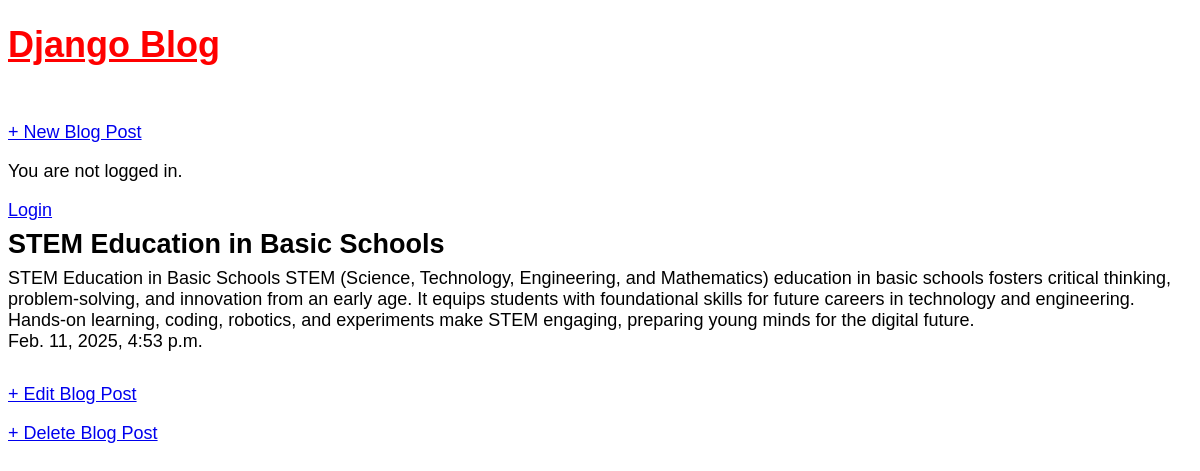
The app's page /post/3/, older data.
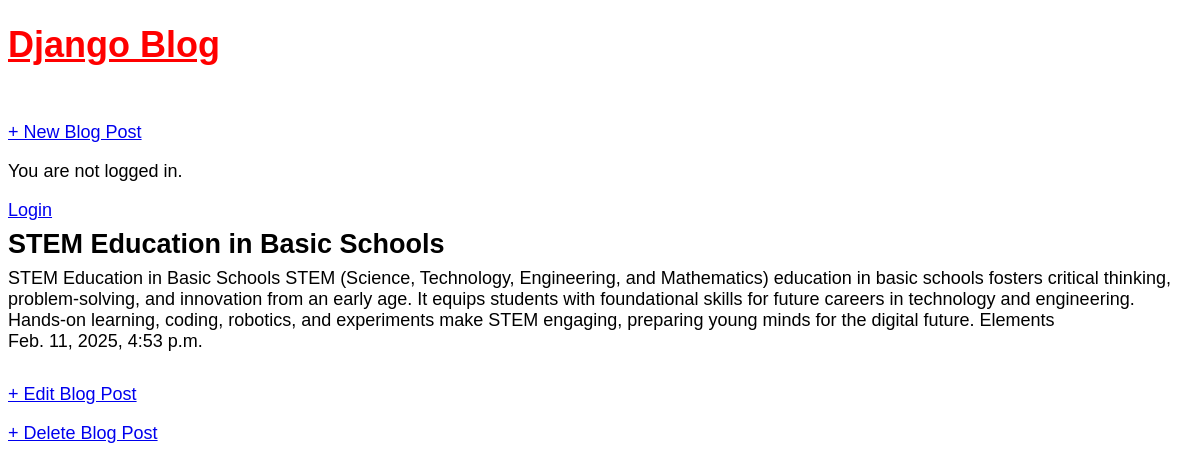
The same page, newer data.
### blog/models.py (models this page shows, shortened)
class Post(models.Model):
    title = models.CharField(max_length=200)
    author = models.ForeignKey('auth.User', on_delete=models.CASCADE)
    description = models.TextField()
    date_of_post = models.DateTimeField(auto_now_add=True)

### blog/views.py (the view)
# urls.py: path("post/<int:pk>/", BlogDetailView.as_view(), name="post_detail"),
class BlogDetailView(DetailView):
    model = Post
    template_name = "blog/post_detail.html"

### templates/blog/post_detail.html
{% extends "layout/base.html" %}
{% block content %}
<div class="post-entry">
<h2>{{ object.title }}</h2>
<p>{{ object.description }}</p>
<p>{{ object.date_of_post }}</p>
</div>
<p><a href="{% url 'post_edit' post.pk %}">+ Edit Blog Post</a></p>
<p><a href="{% url 'post_delete' post.pk %}">+ Delete Blog Post</a></p>
{% endblock content %}

Row changes from the older to the newer data that the page shows:
changed Post "STEM Education in Basic Schools": description "…for the digital future." → "…for the digital future. Elements"
